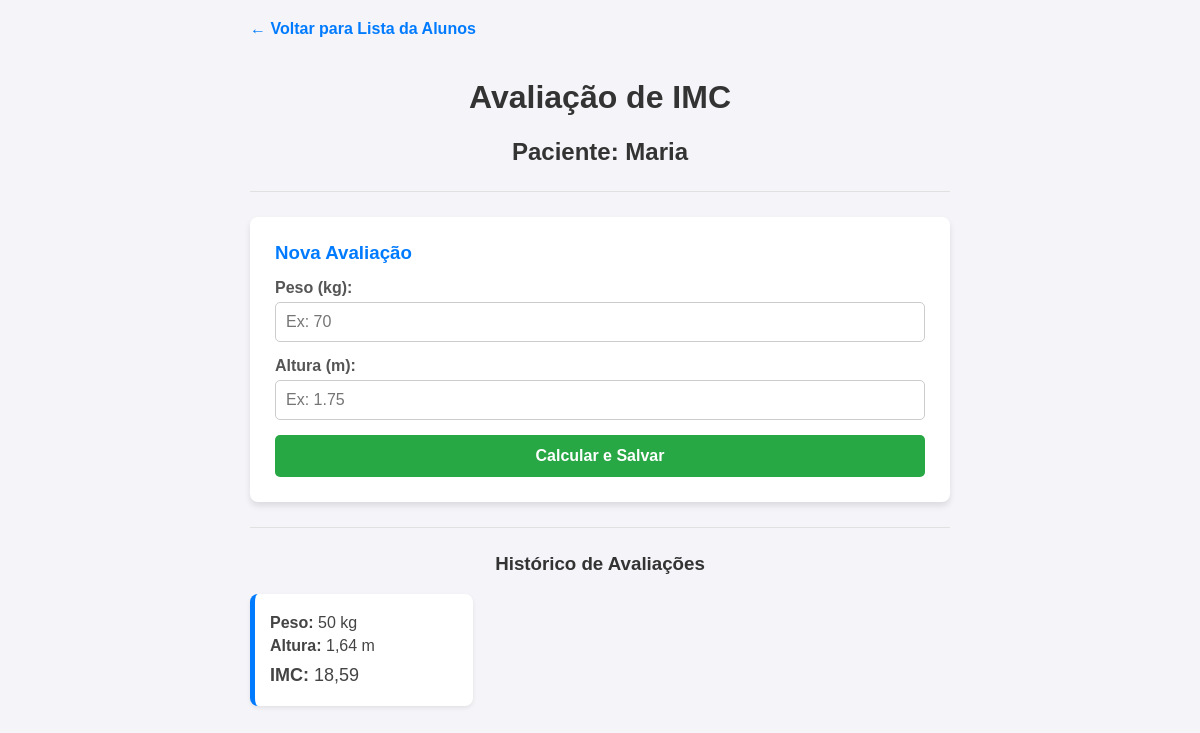
The page /calcular_imc/2 on the database its author committed.
### ImcApp/models.py (models this page shows, shortened)
class Pessoa(models.Model):
    nome = models.CharField(max_length=50)

class Avaliacao(models.Model):
    pessoa = models.ForeignKey(Pessoa, on_delete=models.CASCADE)
    peso = models.IntegerField(validators=[MinValueValidator(1), MaxValueValidator(200)])
    altura = models.DecimalField(max_digits=3, decimal_places=2)
    def calcular_imc(self):
        if self.altura and self.altura > 0:
            return round(float(self.peso) / (float(self.altura) ** 2), 2)
        return 0.0

### ImcApp/views.py (the view, shortened to what this page needs)
# urls.py: path('calcular_imc/<int:pessoa_id>', views.calcular_imc_view, name='calcular_imc'),
def calcular_imc_view(request, pessoa_id=None):
    pessoa = get_object_or_404(Pessoa, id=pessoa_id)
    avaliacoes = Avaliacao.objects.filter(pessoa=pessoa)
    return render(request, 'calcular_imc.html', {
        'pessoa': pessoa,
        'avaliacoes': avaliacoes
    })

### ImcApp/templates/calcular_imc.html (shortened to what this page needs)
{% load static %}
<!DOCTYPE html>
<html lang="pt-br">
<head>
    <link rel="stylesheet" href="{% static 'css/estilo.css' %}">
</head>
<body>
    <div class="container">
        <a href="{% url 'home' %}" class="btn-voltar">← Voltar para Lista da Alunos</a>
        <h1>Avaliação de IMC</h1>
        <h2>Paciente: {{ pessoa.nome }}</h2>
        <hr>
        <div class="card-form">
            <h3>Nova Avaliação</h3>
            <form method="POST">
                <div class="form-group">
                    <label for="peso">Peso (kg):</label>
                    <input type="number" id="peso" name="peso" step="1" min="1" max="200" placeholder="Ex: 70" required>
                </div>
                <div class="form-group">
                    <label for="altura">Altura (m):</label>
                    <input type="number" id="altura" name="altura" step="0.01" min="0.5" max="2.5" placeholder="Ex: 1.75" required>
                </div>
                <button type="submit" class="btn-calcular">Calcular e Salvar</button>
            </form>
        </div>
        <hr>
        <h3>Histórico de Avaliações</h3>
        <div class="lista-avaliacoes">
            {% for avaliacao in avaliacoes %}
                <div class="card-resultado">
                    <p><strong>Peso:</strong> {{ avaliacao.peso }} kg</p>
                    <p><strong>Altura:</strong> {{ avaliacao.altura }} m</p>
                    <p class="imc-destaque"><strong>IMC:</strong> {{ avaliacao.calcular_imc }}</p>
                </div>
            {% empty %}
                <p style="text-align: center;">Nenhuma avaliação registrada para {{ pessoa.nome }} ainda.</p>
            {% endfor %}
        </div>
    </div>
</body>
</html>

### ImcApp/static/css/estilo.css (style rules this page uses)
body { font-family: Arial, sans-serif; background-color: #f4f4f9; margin: 0; padding: 20px; }
.container { max-width: 700px; margin: 0 auto; }
h1, h2, h3 { color: #333; text-align: center; }
hr { border: 0; height: 1px; background: #e0e0e0; margin: 25px 0; }
.card-form { background: #fff; padding: 25px; border-radius: 8px; box-shadow: 0 4px 6px rgba(0, 0, 0, 0.1); margin-bottom: 20px; }
.card-form h3 { margin-top: 0; margin-bottom: 15px; color: #007bff; text-align: left; }
.form-group { margin-bottom: 15px; display: flex; flex-direction: column; }
.form-group label { font-weight: bold; margin-bottom: 5px; color: #555; }
.form-group input { padding: 10px; border: 1px solid #ccc; border-radius: 5px; font-size: 16px; outline: none; transition: border-color 0.2s; }
.btn-calcular { width: 100%; background-color: #28a745; color: white; padding: 12px; border: none; border-radius: 5px; cursor: pointer; font-size: 16px; font-weight: bold; transition: background-color 0.2s; }
.lista-avaliacoes { display: grid; grid-template-columns: repeat(auto-fill, minmax(200px, 1fr)); gap: 15px; }
.card-resultado { background: #fff; padding: 15px; border-radius: 8px; box-shadow: 0 2px 4px rgba(0, 0, 0, 0.08); border-left: 5px solid #007bff; }
.card-resultado p { margin: 5px 0; color: #444; }
.imc-destaque { font-size: 18px; color: #28a745; margin-top: 10px !important; }
.btn-voltar { display: inline-block; margin-bottom: 20px; color: #007bff; text-decoration: none; font-weight: bold; }

### rows shown on the page
Pessoa: nome "Maria"
Avaliacao: peso "50", altura "1,64", calcular_imc "18,59"
